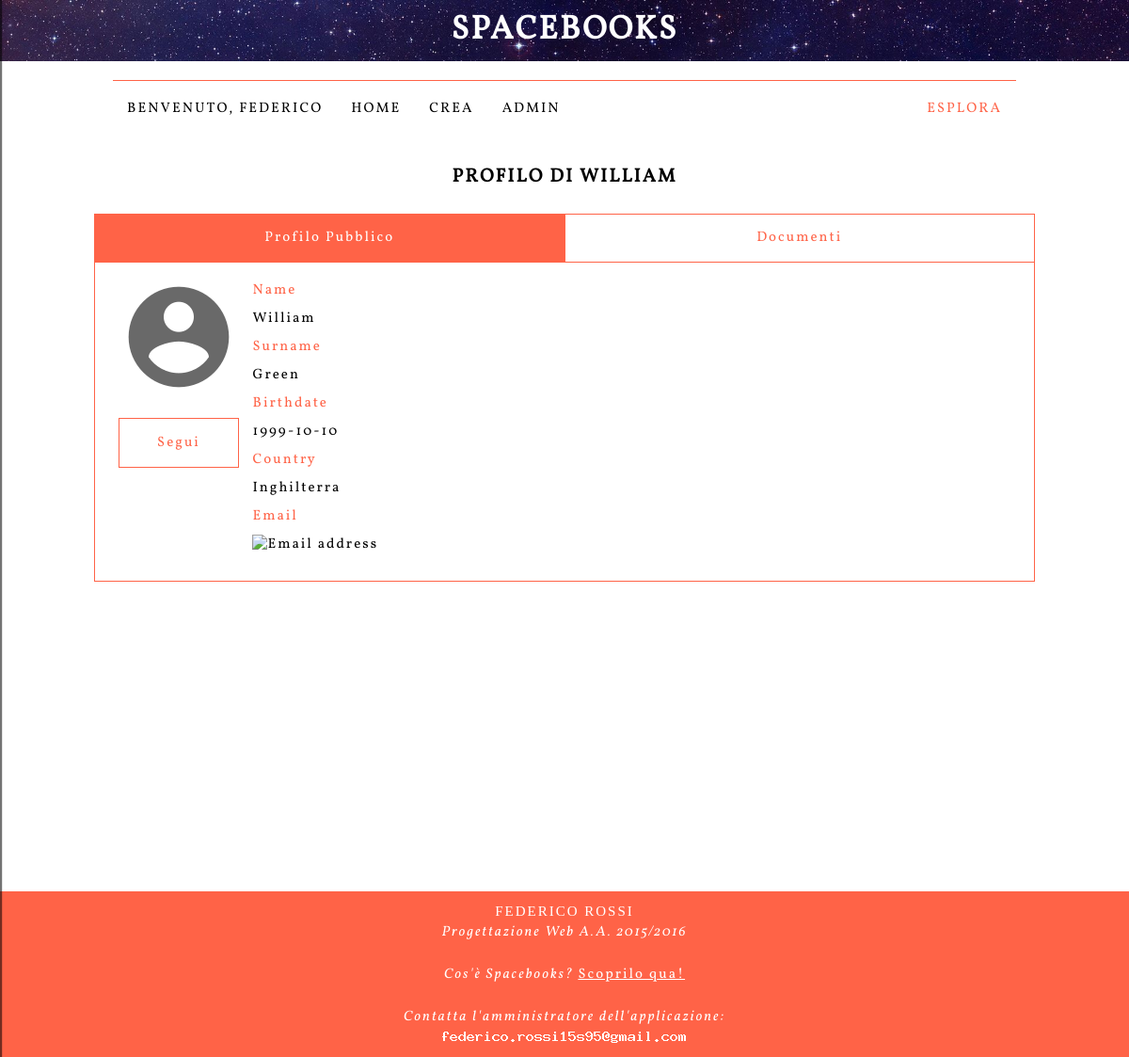
The page /profile.php?id=12 (signed in) on the database its author committed.
### tables this page shows
CREATE TABLE `user` (
  `id` int(11) NOT NULL AUTO_INCREMENT,
  `username` varchar(45) NOT NULL,
  `password` varchar(255) NOT NULL,
  `email` varchar(80) NOT NULL,
  `name` varchar(45) DEFAULT NULL,
  `surname` varchar(45) DEFAULT NULL,
  `birthdate` date DEFAULT NULL,
  `country` varchar(45) DEFAULT NULL,
  `credits` float NOT NULL DEFAULT '10',
  `picture` varchar(255) NOT NULL DEFAULT './img/default.png',
  `role` varchar(45) NOT NULL DEFAULT 'user',
  PRIMARY KEY (`id`),
  UNIQUE KEY `username_UNIQUE` (`username`),
  UNIQUE KEY `email_UNIQUE` (`email`)
);

### php/lib/model/User.php (called while the page is built, shortened)
<?php
class User {
	private $id;
	public function __wakeup() {
		$this->refresh();
	}
	public static function read($id) {
		global $db;
		$stmnt = $db->prepare("SELECT * FROM user WHERE id=?");
		$stmnt->bind_param("i",$id);
		$stmnt->execute();
		$result = $stmnt->get_result();
		$user = $result->fetch_object('User');
		return $user;
	}
	public function __get($field) {
		return $this->$field;
	}
	public function getDocuments() {
		global $db;
		$stmnt = $db->prepare("SELECT * FROM document WHERE author=?");
		$stmnt->bind_param("i",$this->id);
		$stmnt->execute();
		$result = $stmnt->get_result();
		$documents = array();
		while($row = $result->fetch_object('Document')) {
			$row->populate();
			array_push($documents,$row);
		}
		return $documents;
	}
	public function refresh() {
		$usr = User::read($this->id);
	}
}

### php/lib/model/Document.php (called while the page is built, shortened)
<?php
class Document {
	private $author;
	public function populate() {
		$this->extendedAuthor = User::read($this->author);
	}
}

### php/partials/secured.php (called while the page is built, shortened)
<?php
	session_start();

### profile.php (the view, shortened to what this page needs)
<?php
	include "./php/partials/secured.php";
?>
<!DOCTYPE html>
<?php
	$profile = null;
	$self = false;
	if(!isset($_GET['id']) || $_GET['id'] == $user->id) {
		$profile = $user;
		$self = true;
	}
	else {
		$id = $_GET['id'];
		try {
			$profile = User::read($id);
		} catch(Exception $e) {
			renderErrorPage($e->getMessage());
			die;
		}
	}
	$documents = $profile->getDocuments();
	$following = false;
?>
<html lang="it">
	<?php
		include "./php/partials/header.php";
		include "./php/partials/body.php";
	?>
	<main id="mainFragment">
		<header><h2>Profilo di <?= $profile->name ?></h2></header>
		<article data-fragment data-name="Profilo Pubblico">
			<div class="left">
				<img class="profilePicture" src="<?= $profile->picture ?>"  alt="no">
				<?php if(!$self && !$following) { ?>
					<a id="follow" onclick="ajaxFollow(this)" data-mate="<?= $profile->id ?>" data-follow="0" class="prettyButton">Segui</a>
				<?php }?>
			</div>
				<dl>
					<dt>Name</dt>
					<dd><?= $profile->name ?></dd>
					<dt>Surname</dt>
					<dd><?= $profile->surname ?></dd>
					<dt>Birthdate</dt>
					<dd><?= $profile->birthdate ?></dd>
					<dt>Country</dt>
					<dd><?= $profile->country ?></dd>
					<dt>Email</dt>
					<dd><img src="./php/generateMail.php" alt="Email address"><dd>
				</dl>
		</article>
	</main>
	</body>
	<?php include("./php/partials/footer.php");?>
</html>

### php/partials/body.php (shortened to what this page needs)
<body onload="bodyMain(superBody);" id="superBody">
	<header>
		<h1><a href="./">Spacebooks</a></h1>
	</header>
	<nav>
		<ul id="nav">
			<li id="logo"><a href="./home.php">SPACEBOOKS</a></li>
			<li <?php if($thisUrl == "/profile.php") echo "class='active' " ?> id="picture"><a id="toggleProfile" href="#profile"><img src="<?= $user->picture ?>" alt="Profile">Benvenuto, <?= " " . $user->username ?></a></li>
			<?php
				foreach ($menuVoices as $name => $address) {
					if($name == "modera" && $user->role != "moderator") continue;
					$name = ucfirst($name);
					echo "<li ";
					if($address == $thisUrl) echo "class='active'";
					echo "><a href='.$address' >$name</a></li>";
				}
			?>
			<li class="right" id="searchButton"><a id="toggleSearch" href="#search">Esplora</a></li>
		</ul>
	</nav>

### css/style_.css (style rules this page uses)
* { font-family:'Vollkorn' , serif; color:black; font-size:15px; letter-spacing:2px; }
h2 { font-size:20px; }
h1,h2,h3 { text-transform: uppercase; }
html,body { margin:0; width:100%; height:100%; }
body { transition:opacity 0.5s ease-in-out; opacity:0; }
html { background-image: url("../img/preloadpage.gif"); background-repeat:no-repeat; background-position:center; }
body > header { display:block; height:65px; line-height:65px; background-image: url("../img/galaxy.jpg"); background-size:100% auto; }
body > header > h1 { margin:0; }
body > header > h1 a { color:white; margin:0; width:100%; display: block; text-align:center; text-decoration:none; font-size: 35px; }
nav { overflow-y:auto; width:100%; position:relative; margin-top:20px; transition:box-shadow 0.2s ease-in-out; }
nav > ul { padding:0; margin:0 auto; list-style:none; text-transform:uppercase; letter-spacing:1px; width:80%; border-top:1px solid tomato; }
nav > ul > li { float:left; }
nav > ul > li > a { display: block; text-decoration: none; padding:1em; line-height: 2em; border-bottom:1px solid transparent; }
li#logo { background-image: url("../img/galaxy.jpg"); max-width:0; transition:max-width 0.2s ease-in-out; }
li#logo a { color:white; }
nav > ul > li.active > a, nav > ul > li > a:hover { color:tomato; }
main { width:100%; padding:1%; box-sizing:border-box; overflow-y:auto; min-height: 100%; }
main > header { width:100%; margin-left:auto; margin-right:auto; text-align:center; padding:1em; box-sizing:border-box; }
main > header > h2 { margin:0; color:black; }
main article { box-sizing:border-box; padding:1em; margin:1em; }
.left { max-width:50%; float:left; margin-left:10px; }
.right { max-width:50%; float:right; }
dl { margin:0; margin-left:10px; float:left; color:black; display:block; width:calc(100% - 520px); }
dt { display:block; padding:1%; background-color:white; position:relative; color:tomato; }
dd { margin:0; padding:1%; color:black; }
.prettyButton { max-width:500px; margin-left:auto; margin-right:auto; display:block; background-color:white; border:1px solid tomato; color:tomato; padding:1em; margin-top:1em; text-align:center; text-decoration:none; transition: border,background-color 0.2s ease-in-out; cursor:pointer; }
*.fragmentContainer { width:100%; max-width: 1024px; margin-left: auto; margin-right: auto; }
.fragmentContainer > *[data-fragment] { margin:0; width:100%; border-bottom:1px solid tomato; border-right:1px solid tomato; border-left:1px solid tomato; overflow-y:auto; }

### css/responsive_.css (style rules this page uses)
@media screen and (min-width: 1024px) { img.profilePicture { float:none; max-width:400px; } }

### rows shown on the page
user: username "FEDERICO"
user: name "WILLIAM", picture (placeholder picture), name "William", surname "Green", birthdate "1999-10-10", country "Inghilterra"

### other values the page prints
$name "HOME"
$name "CREA"
$name "ADMIN"
